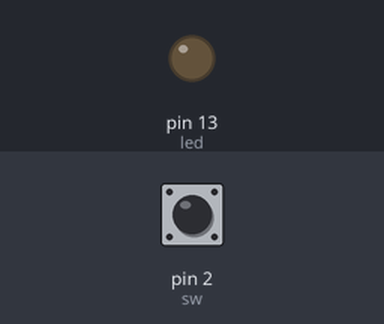
Bench run of a sketch on a simulated Arduino Uno, built with avr-gcc and run on an emulated ATmega328P. Shown: output pins drawn as LEDs (lit = HIGH). The inputs (shaded band) are chosen by the test bench; at power-on: pin 2 (sw) HIGH.

Above: at 1.2 s.
1.3 s: pin 2 (sw) pulled LOW for 0.15 s
At 2.6 s:
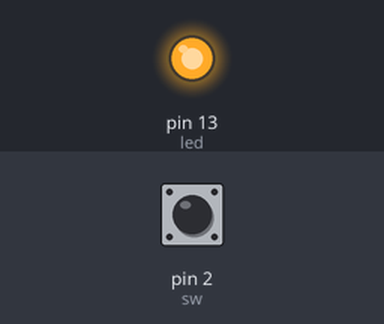
2.9 s: pin 2 (sw) pulled LOW for 1 s
At 5.1 s:
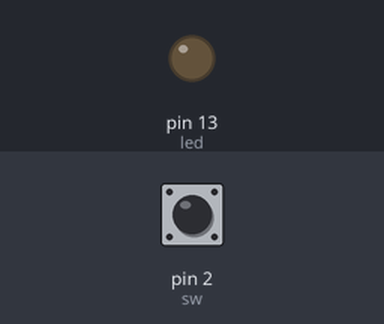
5.4 s: pin 2 (sw) pulled LOW for 3.2 s
At 10.0 s:
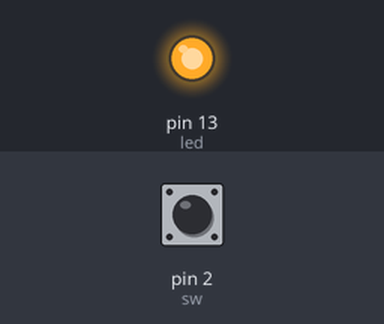
Timing chart, 0 to 11.5 s (numbered marks = the images above; inputs shaded):
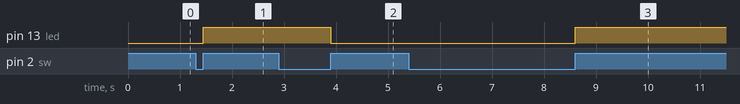

The sketch:

B123.ino
```cpp
const int sw=2;
const int led=13;
const int debounceDelay=20;
int ledStatus=LOW;
int val;
void setup()
{
  pinMode(sw,INPUT);
  digitalWrite(sw,HIGH);
  pinMode(led,OUTPUT);
}
void loop()
{
  val=digitalRead(sw);
  if(val==LOW)
  {
    delay(debounceDelay);
    while(digitalRead(sw)==LOW)
      ;
    ledStatus=!ledStatus;
    digitalWrite(led,ledStatus);
  }
}
```

Measured:
- after the input at 1.3 s, pin 13 (led): LOW → HIGH after 0.15 s
- after the input at 2.9 s, pin 13 (led): HIGH → LOW after 1.0 s
- after the input at 5.4 s, pin 13 (led): LOW → HIGH after 3.2 s
